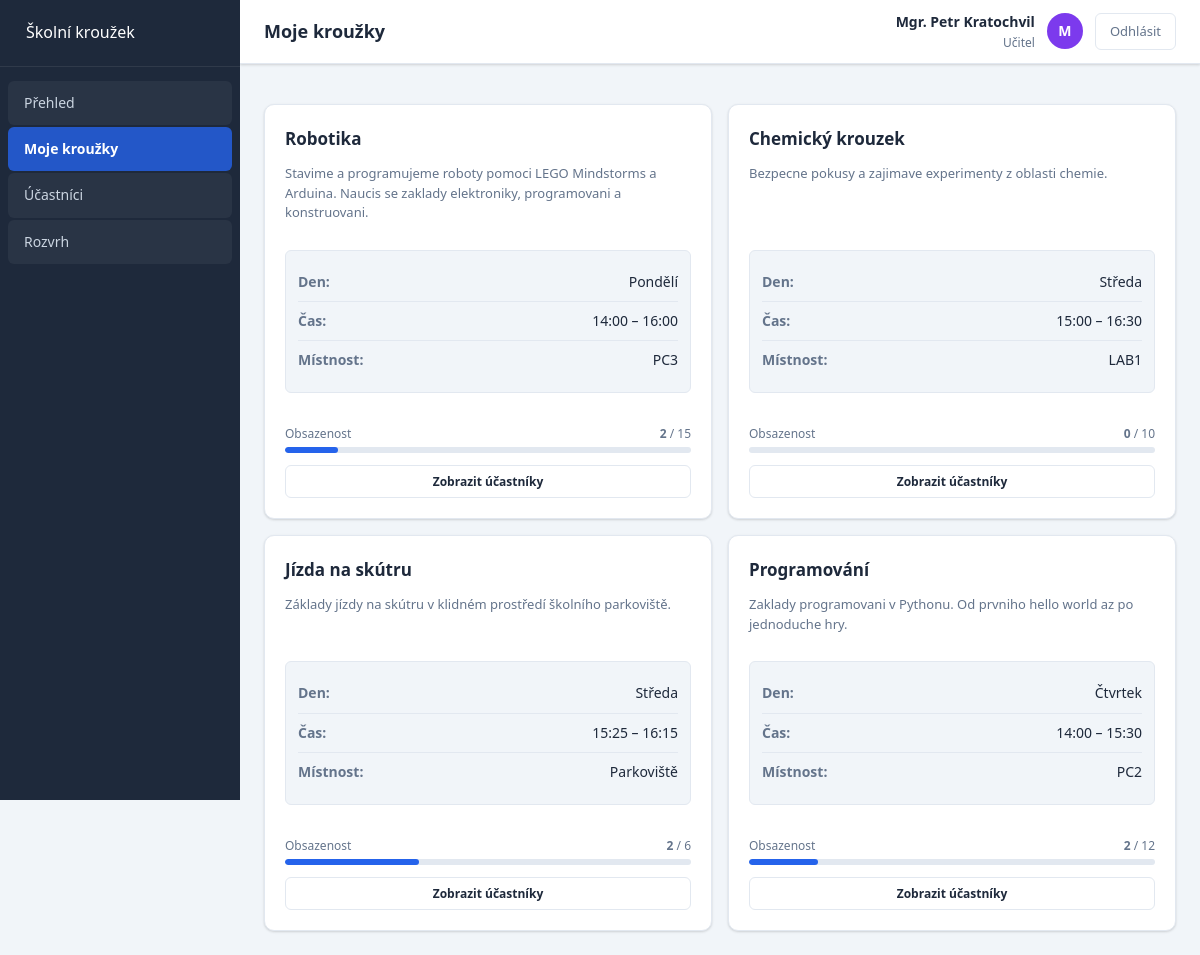
Page /ucitel/moje_krouzky.php (signed in) on the committed database.
### tables this page shows
CREATE TABLE `krouzky` (
  `id` int(11) NOT NULL,
  `nazev` varchar(100) NOT NULL,
  `popis` text DEFAULT NULL,
  `ucitel_id` int(11) DEFAULT NULL,
  `max_kapacita` int(11) NOT NULL DEFAULT 20,
  `den_tydne` enum('Pondělí','Úterý','Středa','Čtvrtek','Pátek') NOT NULL,
  `cas_od` time NOT NULL,
  `cas_do` time NOT NULL,
  `mistnost` varchar(20) NOT NULL,
  `aktivni` tinyint(1) DEFAULT 1
);

### config.php (called while the page is built, shortened)
<?php
function ocisti($text) {
    return htmlspecialchars(strip_tags(trim($text)));
}
?>

### ucitel/moje_krouzky.php (the view, shortened to what this page needs)
<?php
require_once '../config.php';
$db = pripojDB();
$ucitel_id = $_SESSION['uzivatel_id'];
$sql = "SELECT k.*, COUNT(p.id) AS pocet_prihlasenych
        FROM krouzky k
        LEFT JOIN prihlaseni p ON k.id = p.krouzek_id
        WHERE k.ucitel_id = ? AND k.aktivni = 1
        GROUP BY k.id
        ORDER BY k.den_tydne, k.cas_od";
$stmt = mysqli_prepare($db, $sql);
mysqli_stmt_bind_param($stmt, 'i', $ucitel_id);
mysqli_stmt_execute($stmt);
$krouzky = mysqli_fetch_all(mysqli_stmt_get_result($stmt), MYSQLI_ASSOC);
?>
<?php include 'hlavicka.php'; ?>
<?php if (empty($krouzky)): ?>
    <div class="prazdny-stav">
        <div class="ikona"></div>
        <h3>Žádné kroužky</h3>
        <p>Nejsi přiřazen k žádnému kroužku. Kontaktuj administrátora.</p>
    </div>
<?php else: ?>
    <div class="mrizka-krouzku">
        <?php foreach ($krouzky as $k):
            $procent = ($k['max_kapacita'] > 0) ? round(($k['pocet_prihlasenych'] / $k['max_kapacita']) * 100) : 0;
            ?>
            <div class="karta-krouzku">
                <div class="krouzek-nazev"><?= ocisti($k['nazev']) ?></div>
                <p class="krouzek-popis"><?= ocisti($k['popis']) ?></p>
                <div class="krouzek-info">
                    <div class="info-radek">
                        <span class="info-label">Den:</span>
                        <span class="info-hodnota"><?= ocisti($k['den_tydne']) ?></span>
                    </div>
                    <div class="info-radek">
                        <span class="info-label">Čas:</span>
                        <span class="info-hodnota"><?= substr($k['cas_od'], 0, 5) ?> – <?= substr($k['cas_do'], 0, 5) ?></span>
                    </div>
                    <div class="info-radek">
                        <span class="info-label">Místnost:</span>
                        <span class="info-hodnota"><?= ocisti($k['mistnost']) ?></span>
                    </div>
                </div>
                <div class="kapacita-obal">
                    <div class="kapacita-text">
                        <span>Obsazenost</span>
                        <span><strong><?= $k['pocet_prihlasenych'] ?></strong> / <?= $k['max_kapacita'] ?></span>
                    </div>
                    <div class="kapacita-bar">
                        <div class="kapacita-vyplneni <?= ($procent >= 100) ? 'plny' : (($procent >= 80) ? 'skoro-plny' : '') ?>"
                            style="width:<?= min($procent, 100) ?>%"></div>
                    </div>
                </div>
                <a href="ucastnici.php?krouzek=<?= $k['id'] ?>" class="btn btn-sekundarni btn-cely btn-maly"
                    style="text-align:center;">
                    <p>Zobrazit účastníky</p>
                </a>
            </div>
        <?php endforeach; ?>
    </div>
<?php endif; ?>
<?php include 'paticka.php'; ?>

### css/style.css (style rules this page uses)
* { margin: 0; padding: 0; box-sizing: border-box; }
:root { --barva-primarni: #2563eb; --barva-primarni-tmava: #1d4ed8; --barva-primarni-svetla: #dbeafe; --barva-akcent: #f59e0b; --barva-uspech: #10b981; --barva-chyba: #e61d1d; --barva-varovani: #f59e0b; --pozadi: #f1f5f9; --pozadi-karta: #ffffff; --pozadi-sidebar: #1e293b; --pozadi-sidebar-polozka: rgba(255, 255, 255, 0.05); --pozadi-sidebar-aktivni: rgba(37, 99, 235, 0.8); --text-hlavni: #1e293b; --text-sekundarni: #64748b; --text-sidebar: #cbd5e1; --text-sidebar-aktivni: #ffffff; --okraj: #e2e8f0; --okraj-focus: #2563eb; --stin: 0 1px 3px rgba(0, 0, 0, 0.1), 0 1px 2px rgba(0, 0, 0, 0.06); --stin-vetsi: 0 4px 6px rgba(0, 0, 0, 0.07), 0 2px 4px rgba(0, 0, 0, 0.06); --stin-velky: 0 10px 15px rgba(0, 0, 0, 0.1), 0 4px 6px rgba(0, 0, 0, 0.05); --zaobleni: 10px; --zaobleni-male: 6px; --font: 'Segoe UI', Tahoma, Geneva, Verdana, sans-serif; --sidebar-sirka: 240px; --header-vyska: 64px; }
body { font-family: var(--font); background: var(--pozadi); color: var(--text-hlavni); line-height: 1.6; transition: background 0.3s, color 0.3s; }
.mrizka-krouzku { display: grid; grid-template-columns: repeat(auto-fill, minmax(300px, 1fr)); gap: 16px; margin-top: 16px; }
.karta-krouzku { background: var(--pozadi-karta); border-radius: var(--zaobleni); border: 1px solid var(--okraj); box-shadow: var(--stin); padding: 20px; display: flex; flex-direction: column; gap: 12px; transition: all 0.2s; }
.krouzek-nazev { font-size: 17px; font-weight: 700; color: var(--text-hlavni); }
.krouzek-popis { font-size: 13px; color: var(--text-sekundarni); line-height: 1.5; flex: 1; }
.krouzek-info { margin: 15px 0; padding: 12px; background: var(--pozadi); border: 1px solid var(--okraj); border-radius: var(--zaobleni-male); display: flex; flex-direction: column; }
.info-radek { display: flex; justify-content: space-between; align-items: center; padding: 8px 0; border-bottom: 1px solid var(--okraj); font-size: 14px; }
.info-radek:last-child { border-bottom: none; }
.info-label { font-weight: 600; color: var(--text-sekundarni); }
.info-hodnota { color: var(--text-hlavni); font-weight: 500; }
.kapacita-obal { margin-top: 4px; }
.kapacita-text { display: flex; justify-content: space-between; font-size: 12px; color: var(--text-sekundarni); margin-bottom: 4px; }
.kapacita-bar { height: 6px; background: var(--okraj); border-radius: 99px; overflow: hidden; }
.kapacita-vyplneni { height: 100%; border-radius: 99px; transition: width 0.3s; background: var(--barva-primarni); }
.btn { display: inline-flex; align-items: center; justify-content: center; gap: 6px; padding: 9px 18px; border-radius: var(--zaobleni-male); font-size: 13px; font-weight: 600; cursor: pointer; border: none; text-decoration: none; transition: all 0.2s; }
.btn-sekundarni { background: transparent; color: var(--text-hlavni); border: 1.5px solid var(--okraj); }
.btn-maly { padding: 6px 12px; font-size: 12px; }
.btn-cely { width: 100%; }

### rows in the picture
krouzky: nazev "Robotika", popis "Stavime a programujeme roboty pomoci LEGO Mindstorms a Arduina. Naucis se zaklady elektroniky, programovani a konstruovani.", den_tydne "Pondělí", cas_od "14:00", cas_do "16:00", mistnost "PC3", pocet_prihlasenych "2", max_kapacita "15"
krouzky: nazev "Chemický krouzek", popis "Bezpecne pokusy a zajimave experimenty z oblasti chemie.", den_tydne "Středa", cas_od "15:00", cas_do "16:30", mistnost "LAB1", pocet_prihlasenych "0", max_kapacita "10"
krouzky: nazev "Jízda na skútru", popis "Základy jízdy na skútru v klidném prostředí školního parkoviště.", den_tydne "Středa", cas_od "15:25", cas_do "16:15", mistnost "Parkoviště", pocet_prihlasenych "2", max_kapacita "6"
krouzky: nazev "Programování", popis "Zaklady programovani v Pythonu. Od prvniho hello world az po jednoduche hry.", den_tydne "Čtvrtek", cas_od "14:00", cas_do "15:30", mistnost "PC2", pocet_prihlasenych "2", max_kapacita "12"

### other values in the picture
$nazev_stranky "Moje kroužky"
ocisti($_SESSION['cele_jmeno']) "Mgr. Petr Kratochvil"
substr($_SESSION['cele_jmeno'], 0, 1) "M"
